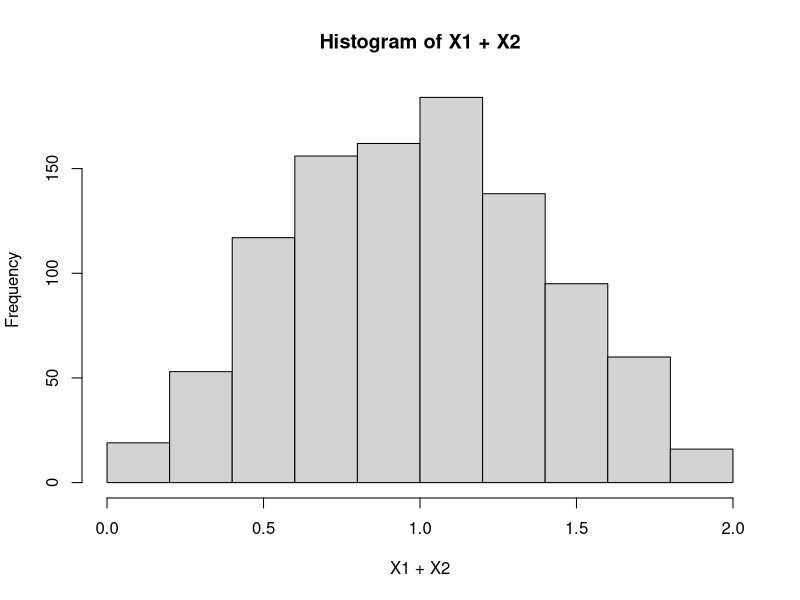

Reproduce this figure in R.
## ---- chunk 1
X1 = runif(1000, 0, 1)
X2 = runif(1000, 0, 1)
hist(X1 + X2)
